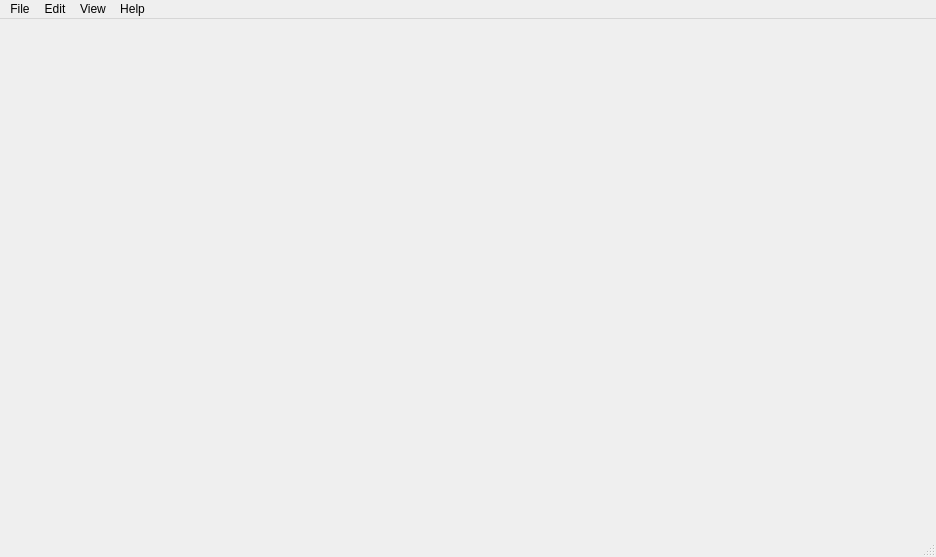
<?xml version="1.0" encoding="UTF-8"?>
<ui version="4.0">
 <class>mainWindow</class>
 <widget class="QMainWindow" name="mainWindow">
  <property name="geometry">
   <rect>
    <x>0</x>
    <y>0</y>
    <width>936</width>
    <height>557</height>
   </rect>
  </property>
  <property name="windowTitle">
   <string>DC1 Visualization</string>
  </property>
  <widget class="QWidget" name="centralwidget">
   <layout class="QHBoxLayout" name="horizontalLayout_2">
    <item>
     <layout class="QVBoxLayout" name="verticalLayout">
      <item>
       <layout class="QHBoxLayout" name="horizontalLayoutTop">
        <item>
         <widget class="PlotWidget" name="arrayMap" native="true"/>
        </item>
        <item>
         <layout class="QVBoxLayout" name="channelTraceLayout">
          <item>
           <widget class="PlotWidget" name="channelTrace1" native="true"/>
          </item>
          <item>
           <widget class="PlotWidget" name="channelTrace2" native="true"/>
          </item>
          <item>
           <widget class="PlotWidget" name="channelTrace3" native="true"/>
          </item>
          <item>
           <widget class="PlotWidget" name="channelTrace4" native="true"/>
          </item>
         </layout>
        </item>
       </layout>
      </item>
      <item>
       <layout class="QHBoxLayout" name="horizontalLayoutBottom">
        <item>
         <widget class="PlotWidget" name="noiseMatrixPlot" native="true"/>
        </item>
        <item>
         <widget class="PlotWidget" name="noiseHistogramPlot" native="true"/>
        </item>
       </layout>
      </item>
     </layout>
    </item>
   </layout>
  </widget>
  <widget class="QStatusBar" name="statusbar"/>
  <widget class="QMenuBar" name="menubar">
   <property name="geometry">
    <rect>
     <x>0</x>
     <y>0</y>
     <width>936</width>
     <height>37</height>
    </rect>
   </property>
   <widget class="QMenu" name="menuFile">
    <property name="title">
     <string>File</string>
    </property>
    <addaction name="actionUpdateSession"/>
   </widget>
   <widget class="QMenu" name="menuEdit">
    <property name="title">
     <string>Edit</string>
    </property>
    <addaction name="actionPreferences"/>
    <addaction name="actionAnalysisParameters"/>
   </widget>
   <widget class="QMenu" name="menuView">
    <property name="title">
     <string>View</string>
    </property>
    <addaction name="actionIndividualChannelInfo"/>
    <addaction name="actionListElectrodesInfo"/>
   </widget>
   <widget class="QMenu" name="menuHelp">
    <property name="title">
     <string>Help</string>
    </property>
    <addaction name="actionDocumentation"/>
   </widget>
   <addaction name="menuFile"/>
   <addaction name="menuEdit"/>
   <addaction name="menuView"/>
   <addaction name="menuHelp"/>
  </widget>
  <action name="actionUpdateSession">
   <property name="text">
    <string>New session...</string>
   </property>
  </action>
  <action name="actionLoad_real_time_stream">
   <property name="text">
    <string>Load real-time stream...</string>
   </property>
  </action>
  <action name="action_changeLayout">
   <property name="text">
    <string>Change visualization style...</string>
   </property>
  </action>
  <action name="actionDocumentation">
   <property name="text">
    <string>Documentation</string>
   </property>
  </action>
  <action name="actionParameter_1">
   <property name="text">
    <string>Parameter 1</string>
   </property>
  </action>
  <action name="actionParameter_2">
   <property name="text">
    <string>Parameter 2</string>
   </property>
  </action>
  <action name="actionParameter_3">
   <property name="text">
    <string>Parameter 3</string>
   </property>
  </action>
  <action name="actionPreferences">
   <property name="text">
    <string>Session parameters...</string>
   </property>
  </action>
  <action name="actionAnalysisParameters">
   <property name="text">
    <string>GUI preferences...</string>
   </property>
  </action>
  <action name="actionSave">
   <property name="text">
    <string>Save</string>
   </property>
  </action>
  <action name="actionExport_to">
   <property name="text">
    <string>Export to...</string>
   </property>
  </action>
  <action name="actionParameter_4">
   <property name="text">
    <string>Toggle highlight spikes</string>
   </property>
  </action>
  <action name="actionParameter_5">
   <property name="text">
    <string>Toggle auto axis</string>
   </property>
  </action>
  <action name="actionParameter_6">
   <property name="text">
    <string>Parameter 1</string>
   </property>
  </action>
  <action name="actionParameter_7">
   <property name="text">
    <string>Parameter 2</string>
   </property>
  </action>
  <action name="actionParameter">
   <property name="text">
    <string>Parameter 3</string>
   </property>
  </action>
  <action name="actionParameter_8">
   <property name="text">
    <string>Parameter 1</string>
   </property>
  </action>
  <action name="actionParameter_9">
   <property name="text">
    <string>Parameter 2</string>
   </property>
  </action>
  <action name="actionParameter_10">
   <property name="text">
    <string>Parameter 3</string>
   </property>
  </action>
  <action name="action_tl_arraymap">
   <property name="text">
    <string>Array Map</string>
   </property>
  </action>
  <action name="action_tr_arraymap">
   <property name="text">
    <string>Array Map</string>
   </property>
  </action>
  <action name="action_bl_arraymap">
   <property name="text">
    <string>Array Map</string>
   </property>
  </action>
  <action name="action_br_arraymap_2">
   <property name="text">
    <string>Array Map</string>
   </property>
  </action>
  <action name="action_tl_channels">
   <property name="text">
    <string>Channel Traces</string>
   </property>
  </action>
  <action name="action_bl_channels">
   <property name="text">
    <string>Channel Traces</string>
   </property>
  </action>
  <action name="action_br_channels_2">
   <property name="text">
    <string>Channel Traces</string>
   </property>
  </action>
  <action name="action_tl_spikerate">
   <property name="text">
    <string>Spike Rate Plot</string>
   </property>
  </action>
  <action name="action_tl_electrodeminimap">
   <property name="text">
    <string>Electrode Minimap</string>
   </property>
  </action>
  <action name="action_hierlemann">
   <property name="text">
    <string>Hierlemann</string>
   </property>
  </action>
  <action name="action_modifiedhierlemann">
   <property name="text">
    <string>Modified Hierlemann</string>
   </property>
  </action>
  <action name="action_Highpass">
   <property name="text">
    <string>Highpass</string>
   </property>
  </action>
  <action name="actionSpike_detection">
   <property name="text">
    <string>Spike detection...</string>
   </property>
  </action>
  <action name="action_npz">
   <property name="text">
    <string>Numpy file (.npz)</string>
   </property>
  </action>
  <action name="action_mat">
   <property name="text">
    <string>MATLAB file (.mat)</string>
   </property>
  </action>
  <action name="action_save_npz">
   <property name="text">
    <string>Numpy file (.npz)</string>
   </property>
  </action>
  <action name="action_save_mat">
   <property name="text">
    <string>MATLAB file (.mat)</string>
   </property>
  </action>
  <action name="action_tr_channels">
   <property name="text">
    <string>Channel Traces</string>
   </property>
  </action>
  <action name="action_tr_spikerate">
   <property name="text">
    <string>Spike Rate Plot</string>
   </property>
  </action>
  <action name="action_tr_electrodeminimap">
   <property name="text">
    <string>Electrode Minimap</string>
   </property>
  </action>
  <action name="action_bl_spikerate">
   <property name="text">
    <string>Spike Rate Plot</string>
   </property>
  </action>
  <action name="action_bl_electrodeminimap">
   <property name="text">
    <string>Electrode Minimap</string>
   </property>
  </action>
  <action name="action_br_spikerate_2">
   <property name="text">
    <string>Spike Rate Plot</string>
   </property>
  </action>
  <action name="action_br_electrodeminimap_2">
   <property name="text">
    <string>Electrode Minimap</string>
   </property>
  </action>
  <action name="action_save_csv">
   <property name="text">
    <string>CSV file (.csv)</string>
   </property>
  </action>
  <action name="action_csv">
   <property name="text">
    <string>CSV file (.csv)</string>
   </property>
  </action>
  <action name="actionEntire_window">
   <property name="text">
    <string>Entire window</string>
   </property>
  </action>
  <action name="actionWindow_1">
   <property name="text">
    <string>Window 1</string>
   </property>
  </action>
  <action name="actionWindow_2">
   <property name="text">
    <string>Window 2</string>
   </property>
  </action>
  <action name="actionWindow_3">
   <property name="text">
    <string>Window 3</string>
   </property>
  </action>
  <action name="actionWindow_4">
   <property name="text">
    <string>Window 4</string>
   </property>
  </action>
  <action name="action_tl_tracesearch">
   <property name="text">
    <string>Trace Search</string>
   </property>
  </action>
  <action name="action_tr_tracesearch">
   <property name="text">
    <string>Trace Search</string>
   </property>
  </action>
  <action name="action_bl_tracesearch">
   <property name="text">
    <string>Trace Search</string>
   </property>
  </action>
  <action name="action_br_tracesearch_2">
   <property name="text">
    <string>Trace Search</string>
   </property>
  </action>
  <action name="actionToggle_light_dark_mode">
   <property name="text">
    <string>Toggle light/dark mode</string>
   </property>
  </action>
  <action name="actionToggle_profiling">
   <property name="text">
    <string>Toggle profiling</string>
   </property>
  </action>
  <action name="action_H0Bandpass">
   <property name="text">
    <string>h0 Bandpass</string>
   </property>
  </action>
  <action name="action_Auto">
   <property name="text">
    <string>Auto</string>
   </property>
  </action>
  <action name="action_FastBandpass">
   <property name="text">
    <string>Fast Bandpass</string>
   </property>
  </action>
  <action name="action_FasterBandpass">
   <property name="text">
    <string>Faster Bandpass</string>
   </property>
  </action>
  <action name="action_Litke">
   <property name="text">
    <string>Litke</string>
   </property>
  </action>
  <action name="action_None">
   <property name="text">
    <string>None</string>
   </property>
  </action>
  <action name="actionSpike_threshold">
   <property name="text">
    <string>Spike threshold...</string>
   </property>
  </action>
  <action name="actionTime_window">
   <property name="text">
    <string>Time window...</string>
   </property>
  </action>
  <action name="actionIndividualChannelInfo">
   <property name="text">
    <string>Individual channel analysis</string>
   </property>
  </action>
  <action name="actionListElectrodesInfo">
   <property name="text">
    <string>Electrode list analysis</string>
   </property>
  </action>
  <action name="actionToggleDarkMode">
   <property name="text">
    <string>Toggle dark mode</string>
   </property>
  </action>
  <action name="actionToggleProfiling">
   <property name="text">
    <string>Toggle profiling</string>
   </property>
  </action>
 </widget>
 <customwidgets>
  <customwidget>
   <class>PlotWidget</class>
   <extends>QWidget</extends>
   <header>pyqtgraph</header>
   <container>1</container>
  </customwidget>
 </customwidgets>
 <resources/>
 <connections/>
</ui>
